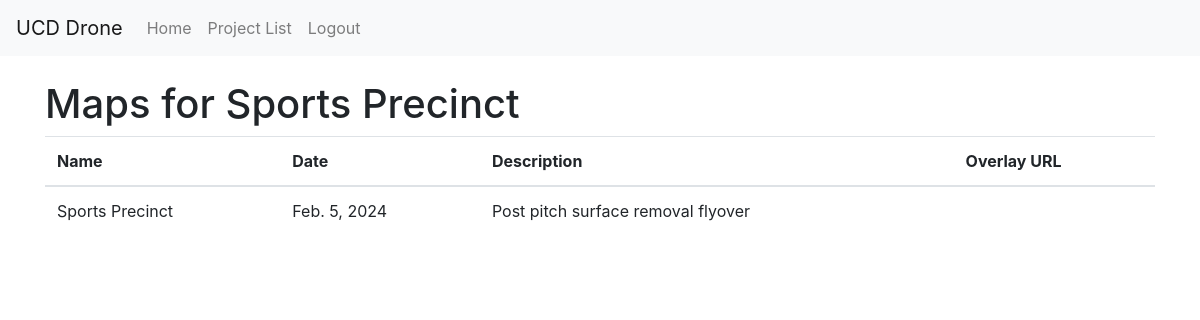
Page /projects/dc5b53d0-775b-4c15-8ffd-9c5b4d7ffa08/maps/ on the earlier database version.
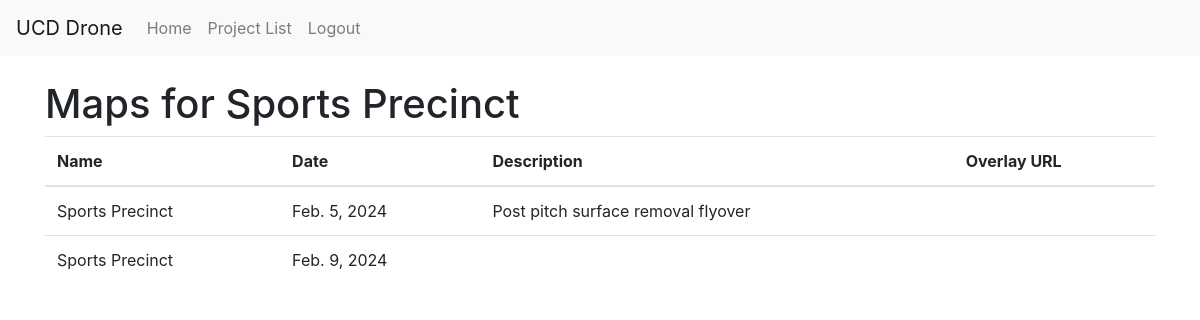
Same page on the later database version.
### projects/models.py (models this page shows, shortened)
class Project(models.Model):
    id = models.UUIDField(primary_key=True, default=uuid.uuid4, editable=False)
    name = models.CharField(max_length=100)
    date = models.DateField()
    labels = models.ManyToManyField(Label)
    thumbnail = models.ImageField(upload_to='projects/thumbnails/')
    sw_lat = models.DecimalField(max_digits=9, decimal_places=6, verbose_name="Southwest Latitude", default=53.299927)
    sw_lng = models.DecimalField(max_digits=9, decimal_places=6, verbose_name="Southwest Longitude", default = -6.240273)
    ne_lat = models.DecimalField(max_digits=9, decimal_places=6, verbose_name="Northeast Latitude", default = 53.313447)
    ne_lng = models.DecimalField(max_digits=9, decimal_places=6, verbose_name="Northeast Longitude", default = -6.205402)

class Map(models.Model):
    id = models.UUIDField(primary_key=True, default=uuid.uuid4, editable=False)
    project = models.ForeignKey(Project, related_name='maps', on_delete=models.CASCADE)
    date = models.DateField(default=timezone.now)
    description = models.TextField(blank=True, null=True)  # Optional description field
    gcs_url = models.URLField(blank=True, null=True)  # Optional Google Cloud Storage URL field

### projects/views.py (the view)
# urls.py: path('projects/<uuid:project_id>/maps/', project_map_list, name='project_map_list'),
def project_map_list(request, project_id):
    project = get_object_or_404(Project, id=project_id)
    maps = project.maps.all()
    return render(request, 'projects/project_map_list.html', {'project': project, 'maps': maps})

### projects/templates/projects/project_map_list.html (shortened to what this page needs)
{% extends "base.html" %}
{% block content %}
    <div>
        <div>
            <h1>Maps for {{ project.name }}</h1>
        </div>
    </div>
    <table class="table">
        <thead>
            <tr>
                <th scope="col">Name</th>
                <th scope="col">Date</th>
                <th scope="col">Description</th>
                <th scope="col">Overlay URL</th>
            </tr>
        </thead>
        <tbody>
            {% for map in maps %}
                <tr>
                    <td>{{ project.name }}</td>
                    <td>{{ map.date }}</td>
                    <td>{{ map.description }}</td>
                    <td>
                    </td>
                </tr>
            {% endfor %}
        </tbody>
    </table>
{% endblock %}

### templates/base.html (shortened to what this page needs)
<!DOCTYPE html>
<html lang="en">
<head>
    <link href="https://stackpath.bootstrapcdn.com/bootstrap/4.5.2/css/bootstrap.min.css" rel="stylesheet">
    <link rel="stylesheet" href="https://cdnjs.cloudflare.com/ajax/libs/bootstrap-icons/1.7.2/font/bootstrap-icons.min.css">
</head>
<body>
    <nav class="navbar navbar-expand-lg navbar-light bg-light">
        <a class="navbar-brand" href="{% url 'home' %}">UCD Drone</a>
        <div class="collapse navbar-collapse" id="navbarNav">
            <ul class="navbar-nav">
                <li class="nav-item">
                    <a class="nav-link" href="{% url 'home' %}">Home</a>
                </li>
                <li class="nav-item">
                    <a class="nav-link" href="{% url 'project_list' %}">Project List</a>
                </li>
                <li class="nav-item">
                    <a class="nav-link" href="{% url 'accounts:logout' %}">Logout</a>
                </li>
            </ul>
        </div>
    </nav>
    <div class="container mt-4">
        {% block content %}{% endblock %}
    </div>
</body>
</html>

Differences in the rows shown:
added Map: {{ project.name }} "Sports Precinct", date "Feb. 9, 2024"
